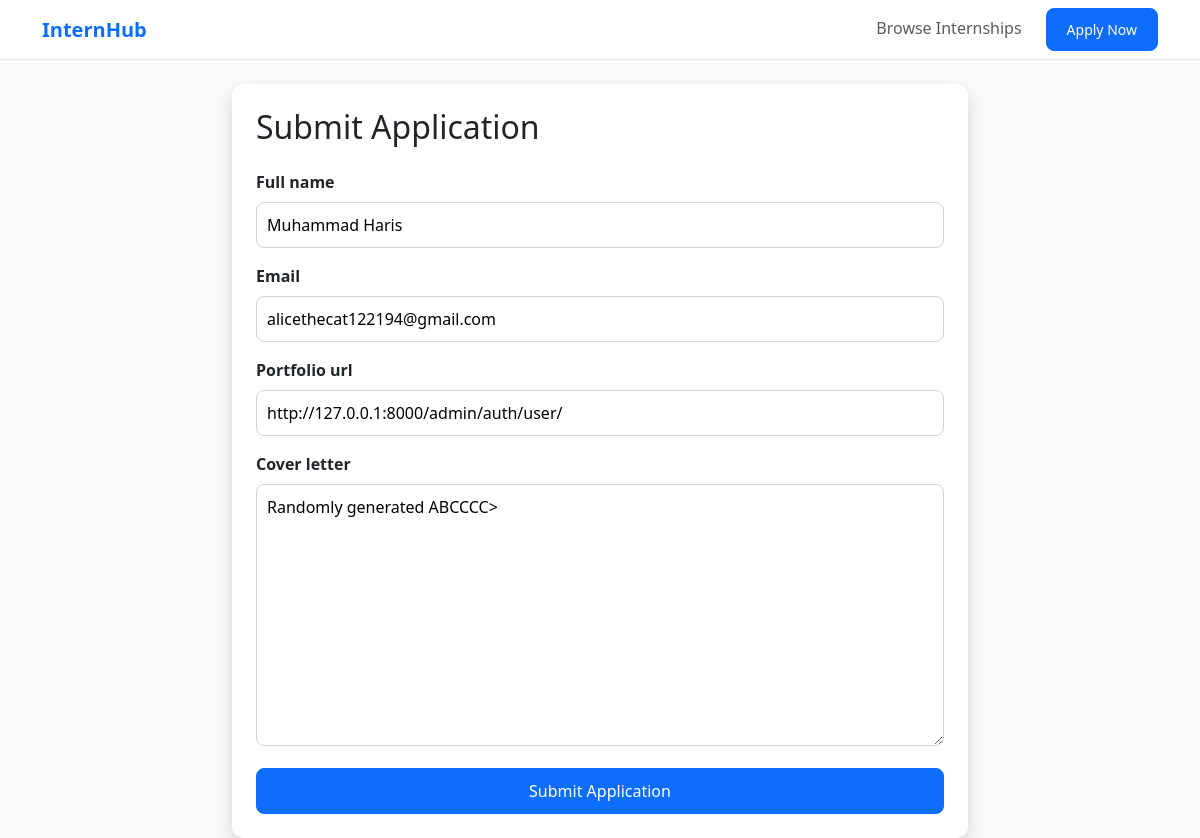
Page /edit/1/ on the committed database.
### core/models.py (models this page shows, shortened)
class Application(models.Model):
    internship = models.ForeignKey(Internship, on_delete=models.CASCADE, related_name='applications')
    full_name = models.CharField(max_length=150)
    email = models.EmailField()
    portfolio_url = models.URLField(blank=True, null=True)
    cover_letter = models.TextField()
    status = models.CharField(max_length=20, choices=[
        ('Pending', 'Pending'),
        ('Reviewed', 'Reviewed'),
        ('Accepted', 'Accepted'),
        ('Rejected', 'Rejected')
    ], default='Pending')

### core/views.py (the view)
# urls.py: path('edit/<int:pk>/', views.ApplicationUpdateView.as_view(), name='app-update'),
class ApplicationUpdateView(UpdateView):
    model = Application
    fields = ['full_name', 'email', 'portfolio_url', 'cover_letter']
    template_name = 'core/application_form.html'
    success_url = reverse_lazy('internship-list')

### core/templates/core/application_form.html (shortened to what this page needs)
{% extends 'core/base.html' %}
{% block content %}
<div class="row justify-content-center">
    <div class="col-md-8">
        <div class="card shadow p-4">
            <h2 class="mb-4">Submit Application</h2>
            <form method="post">
                {% for field in form %}
                <div class="mb-3">
                    <label class="form-label fw-bold">{{ field.label }}</label>
                    <div class="form-control-wrap">
                        {{ field }}
                    </div>
                </div>
                {% endfor %}
                <button type="submit" class="btn btn-primary w-100">Submit Application</button>
            </form>
        </div>
    </div>
</div>
{% endblock %}

### core/templates/core/base.html (style rules this page uses)
body { background-color: #f8f9fa; font-family: 'Segoe UI', Tahoma, Geneva, Verdana, sans-serif; }
.card { border: none; border-radius: 12px; transition: transform 0.2s; }
.btn-primary { border-radius: 8px; padding: 10px 20px; }

### core/templates/core/application_form.html (style rules this page uses)
input, select, textarea { width: 100%; padding: 10px; border: 1px solid #ced4da; border-radius: 8px; }

### rows in the picture
Application: form "Muhammad Haris" "alicethecat122194@gmail.com" "http://127.0.0.1:8000/admin/auth/user/" "Randomly generated ABCCCC>"

### other values in the picture
{{ field.label }} "Full name" "Email" "Portfolio url" "Cover letter"
